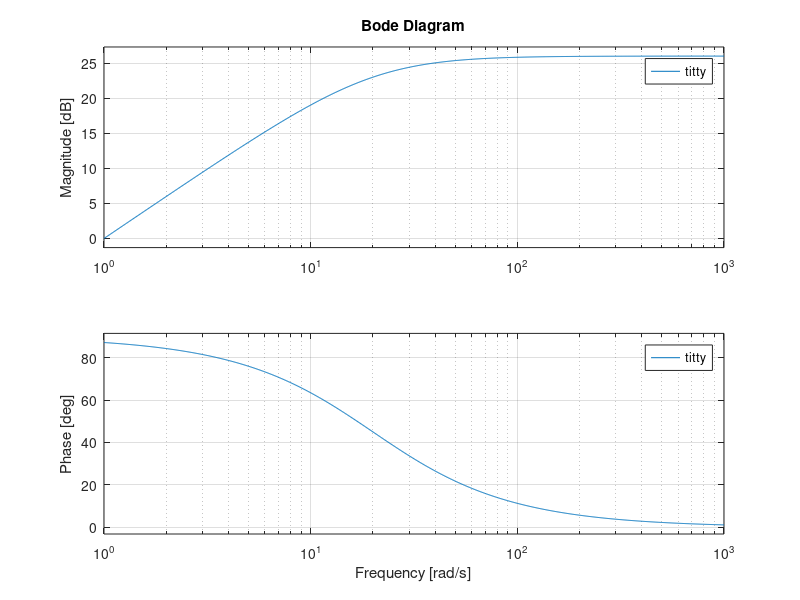

This chart was generated by the following MATLAB code:
d=0.5;
f=10000;
vin=25;
vout=48;
d_vc=0.05*vout;
p=2000;
io=p/vout;
d_il=0.05*io;
L=(d*vin)/(f*d_il);
c=d*io/(d_vc*f);
r=0.01;

%% --- virtual's parameters
cv = 1;
Tf = 0.05;
gv = 0.1;

%% -----

titty = tf([cv 0],[Tf 1]);
bode(titty)